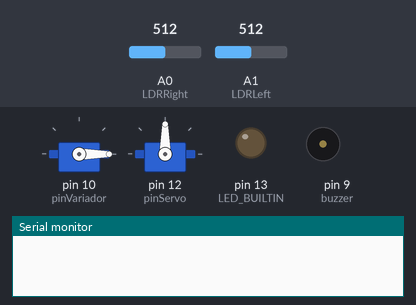
This sketch was run on a simulated Arduino Uno, built with avr-gcc and run on an emulated ATmega328P. Shown: 2 × servo, output pins drawn as LEDs (lit = HIGH), buzzer (waves = sounding), the last lines printed to the serial monitor. The inputs (shaded band) are chosen by the test bench; at power-on: A0 (LDRRight) = 512, A1 (LDRLeft) = 512.

Above: at 2.6 s.
At 9.5 s:
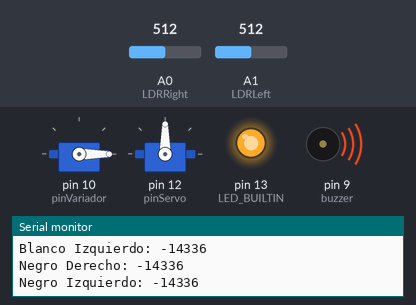
At 15.6 s:
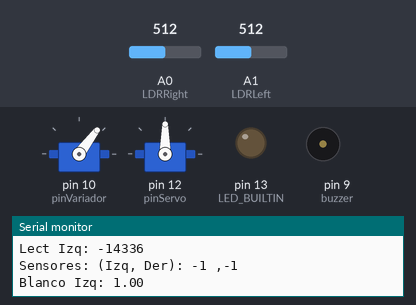
Timing chart, 0 to 17.1 s (numbered marks = the images above):
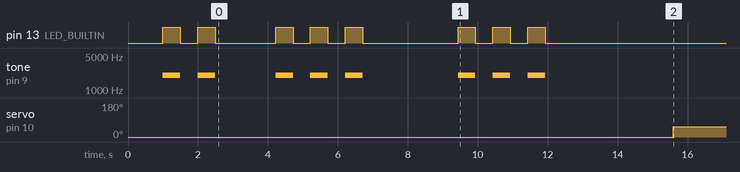

The sketch:

Robot_Fuzzy.ino
```cpp
#include <Servo.h>
#include <FuzzyRule.h>
#include <FuzzyComposition.h>
#include <Fuzzy.h>
#include <FuzzyRuleConsequent.h>
#include <FuzzyOutput.h>
#include <FuzzyInput.h>
#include <FuzzyIO.h>
#include <FuzzySet.h>
#include <FuzzyRuleAntecedent.h>

// Creamos los objetos para los servos
Servo motor;
Servo rueda;

// Inicializamos los objetos de la lógica difusa
Fuzzy* fuzzy = new Fuzzy();
FuzzySet* blancoD = new FuzzySet(0, 0, 30, 50);
FuzzySet* grisD = new FuzzySet(30, 50, 50, 70);
FuzzySet* negroD = new FuzzySet(50, 70, 100, 100);
FuzzySet* blancoI = new FuzzySet(0, 0, 30, 50);
FuzzySet* grisI = new FuzzySet(30, 50, 50, 70);
FuzzySet* negroI = new FuzzySet(50, 70, 100, 100);

const int LDRRight = A0; // Pin del LDR derecho
const int LDRLeft = A1;  // Pin del LDR izquierdo
const int buzzer = 9;    // Pin del buzzer
const int pinVariador = 10;
const int pinServo = 12;

long resMinRight = 0;
long resMaxRight = 0;
long resMinLeft = 0;
long resMaxLeft = 0;

void blink_led_buzz(int times)
{
  int j;
  for(j = 0; j < times; j++)
  {
      digitalWrite(LED_BUILTIN, HIGH);
      tone(buzzer, 2000);
      delay(500); // Espera medio segundo
      digitalWrite(LED_BUILTIN, LOW);
      noTone(buzzer);
      delay(500);
  }
}

void setup()
{
  int i;
  Serial.begin(115200);
  pinMode(LED_BUILTIN, OUTPUT);

  // Inicialización de los servos
  motor.attach(pinVariador);
  motor.write(0);
  rueda.attach(pinServo);
  rueda.write(90);

  // Calibración de los sensores LDR

  delay(1000); // Espera 1 segundo
  blink_led_buzz(2); // El led parpadea dos veces y el buzzer también
  delay(1000); // Espera 1 segundo
  // Primero el blanco
  for(i = 0; i < 1000; i++)
  {
    resMaxRight = resMaxRight + analogRead(LDRRight)*100;
    resMaxLeft = resMaxLeft + analogRead(LDRLeft)*100;
  }
  resMaxRight = resMaxRight/1000;
  resMaxLeft = resMaxLeft/1000;
  Serial.print("Blanco Derecho: ");
  Serial.println(resMaxRight);
  Serial.print("Blanco Izquierdo: ");
  Serial.println(resMaxLeft);

  blink_led_buzz(3); // El led parpadea tres veces y el buzzer también
  delay(1000); // Espera 1 segundo
  // Después para el negro
  for(i = 0; i < 1000; i++)
  {
    resMinRight = resMinRight + analogRead(LDRRight)*100;
    resMinLeft = resMinLeft + analogRead(LDRLeft)*100;
  }
  resMinRight = resMinRight/1000;
  resMinLeft = resMinLeft/1000;
  Serial.print("Negro Derecho: ");
  Serial.println(resMinRight);
  Serial.print("Negro Izquierdo: ");
  Serial.println(resMinLeft);

  // Señal de finalización de la calibración
  delay(1000); // Espera 1 segundo
  blink_led_buzz(3); // El led parpadea tres veces y el buzzer también

  // Inicialización de los conjuntos difusos de entrada
  FuzzyInput* sensorDer = new FuzzyInput(1);
  FuzzyInput* sensorIzq = new FuzzyInput(2);

  sensorDer->addFuzzySet(blancoD);
  sensorDer->addFuzzySet(grisD);
  sensorDer->addFuzzySet(negroD);
  fuzzy->addFuzzyInput(sensorDer);
  sensorIzq->addFuzzySet(blancoI);
  sensorIzq->addFuzzySet(grisI);
  sensorIzq->addFuzzySet(negroI);
  fuzzy->addFuzzyInput(sensorIzq);

  // Conjuntos de salida
  FuzzyOutput* velocidad = new FuzzyOutput(1);

  FuzzySet* parado = new FuzzySet(0, 0, 0, 0);
  velocidad->addFuzzySet(parado);
  FuzzySet* lento = new FuzzySet(1, 35, 35, 45);
  velocidad->addFuzzySet(lento);
  FuzzySet* normal = new FuzzySet(35, 40, 40, 45);
  velocidad->addFuzzySet(normal);
  FuzzySet* rapido = new FuzzySet(45, 50, 60, 60);
  velocidad->addFuzzySet(rapido);
  fuzzy->addFuzzyOutput(velocidad);

  FuzzyOutput* direccion = new FuzzyOutput(2);
  FuzzySet* izq = new FuzzySet(0, 0, 80, 90);
  direccion->addFuzzySet(izq);
  FuzzySet* centro = new FuzzySet(80, 90, 90, 100);
  direccion->addFuzzySet(centro);
  FuzzySet* der = new FuzzySet(90, 100, 180, 180);
  direccion->addFuzzySet(der);
  fuzzy->addFuzzyOutput(direccion);

  // Regla difusa 1
  FuzzyRuleAntecedent* sensorIzqBlancoYsensorDerBlanco = new FuzzyRuleAntecedent();
  sensorIzqBlancoYsensorDerBlanco->joinWithAND(blancoI, blancoD);

  FuzzyRuleConsequent* velRapidoYdireccionCentro = new FuzzyRuleConsequent();
  velRapidoYdireccionCentro->addOutput(rapido);
  velRapidoYdireccionCentro->addOutput(centro);

  FuzzyRule* fuzzyRule1 = new FuzzyRule(1, sensorIzqBlancoYsensorDerBlanco, velRapidoYdireccionCentro);
  fuzzy->addFuzzyRule(fuzzyRule1);

  // Regla difusa 2
  FuzzyRuleAntecedent* sensorIzqGrisYsensorDerBlanco = new FuzzyRuleAntecedent();
  sensorIzqGrisYsensorDerBlanco->joinWithAND(grisI, blancoD);

  FuzzyRuleConsequent* velNormalYdireccionIzq = new FuzzyRuleConsequent();
  velNormalYdireccionIzq->addOutput(normal);
  velNormalYdireccionIzq->addOutput(izq);

  FuzzyRule* fuzzyRule2 = new FuzzyRule(2, sensorIzqGrisYsensorDerBlanco, velNormalYdireccionIzq);
  fuzzy->addFuzzyRule(fuzzyRule2);

  // Regla difusa 3
  FuzzyRuleAntecedent* sensorIzqBlancoYsensorDerGris = new FuzzyRuleAntecedent();
  sensorIzqBlancoYsensorDerGris->joinWithAND(blancoI, grisD);

  FuzzyRuleConsequent* velNormalYdireccionDer = new FuzzyRuleConsequent();
  velNormalYdireccionDer->addOutput(normal);
  velNormalYdireccionDer->addOutput(der);

  FuzzyRule* fuzzyRule3 = new FuzzyRule(3, sensorIzqBlancoYsensorDerGris, velNormalYdireccionDer);
  fuzzy->addFuzzyRule(fuzzyRule3);

  // Regla difusa 4
  FuzzyRuleAntecedent* sensorDerBlancoOgris = new FuzzyRuleAntecedent();
  sensorDerBlancoOgris->joinWithOR(blancoD, grisD);
  FuzzyRuleAntecedent* sensorIzqNegroYsensorDerBlancoOgris = new FuzzyRuleAntecedent();
  sensorIzqNegroYsensorDerBlancoOgris->joinWithAND(negroI, sensorDerBlancoOgris);

  FuzzyRuleConsequent* velLentoYdireccionIzq = new FuzzyRuleConsequent();
  velLentoYdireccionIzq->addOutput(lento);
  velLentoYdireccionIzq->addOutput(izq);

  FuzzyRule* fuzzyRule4 = new FuzzyRule(4, sensorIzqNegroYsensorDerBlancoOgris, velLentoYdireccionIzq);
  fuzzy->addFuzzyRule(fuzzyRule4);

  // Regla difusa 5
  FuzzyRuleAntecedent* sensorIzqBlancoOgris = new FuzzyRuleAntecedent();
  sensorIzqBlancoOgris->joinWithOR(blancoI, grisI);
  FuzzyRuleAntecedent* sensorIzqBlancoOgrisYsensorDerNegro = new FuzzyRuleAntecedent();
  sensorIzqBlancoOgrisYsensorDerNegro->joinWithAND(sensorIzqBlancoOgris, negroD);

  FuzzyRuleConsequent* velLentoYdireccionDer = new FuzzyRuleConsequent();
  velLentoYdireccionDer->addOutput(lento);
  velLentoYdireccionDer->addOutput(der);

  FuzzyRule* fuzzyRule5 = new FuzzyRule(5, sensorIzqBlancoOgrisYsensorDerNegro, velLentoYdireccionDer);
  fuzzy->addFuzzyRule(fuzzyRule5);

}

long readLeftLDR()
{
  int lectLeft = analogRead(LDRLeft)*100;
  Serial.print("Lect Izq: ");
  Serial.println(lectLeft);
  // Normalizamos
  return(100*(lectLeft - resMinLeft)/(resMaxLeft - resMinLeft));
}

long readRightLDR()
{
  int lectRight = analogRead(LDRRight)*100;
  Serial.print("Lect Der: ");
  Serial.println(lectRight);
  // Normalizamos
  return(100*(lectRight - resMinRight)/(resMaxRight - resMinRight));
}

void loop()
{
  // Lectura de los LDRs
  int valLDRDer = readRightLDR();
  int valLDRIzq = readLeftLDR();

  Serial.print("Sensores: (Izq, Der): ");
  Serial.print(valLDRIzq);
  Serial.print(" ,");
  Serial.println(valLDRDer);

  // Fuzzificación
  fuzzy->setInput(1, valLDRDer);
  fuzzy->setInput(2, valLDRIzq);

  fuzzy->fuzzify();

  Serial.print("Blanco Izq: ");
  Serial.println(blancoI->getPertinence());
  Serial.print("Gris Izq: ");
  Serial.println(grisI->getPertinence());
  Serial.print("Negro Izq: ");
  Serial.println(negroI->getPertinence());
  Serial.print("Blanco Der: ");
  Serial.println(blancoD->getPertinence());
  Serial.print("Gris Der: ");
  Serial.println(grisD->getPertinence());
  Serial.print("Negro Der: ");
  Serial.println(negroD->getPertinence());

  // Desfuzzificación
  int setVel = fuzzy->defuzzify(1);
  int setDir = fuzzy->defuzzify(2);

  delay(3000);
  // Aplicamos la salida
  motor.write(setVel);
  rueda.write(setDir);
}
```

Measured:
- by itself, servo on pin 10 (pinVariador): 0° → 53° at 15.6 s
